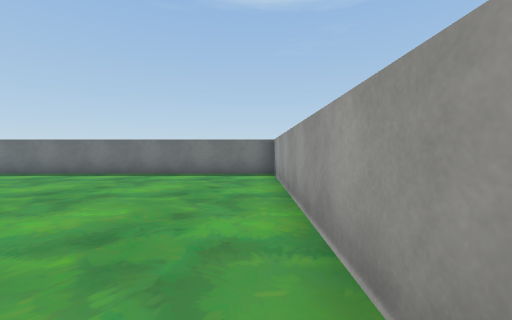
view 1 (above)

24 first-person views from a walk through a Unity game level. The camera is 1.3 m above the floor, tilts 2° down and sees 90° across. The floor is counted in squares, 2 m on a side. Each view is taken from the middle of a square. On the plan, view 1 faces up. The plan holds only what a view shows up to about 9 squares ahead; the rest is blank. The place goes on beyond the plan. The player character is not drawn. Some surface patterns are stand-ins.

view 2
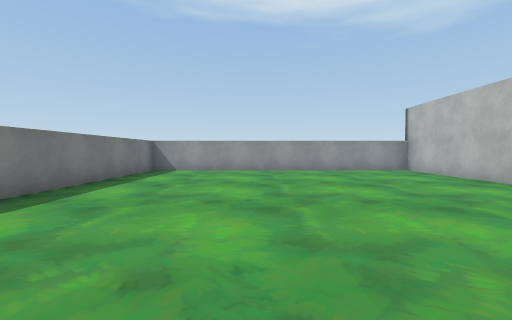

view 3
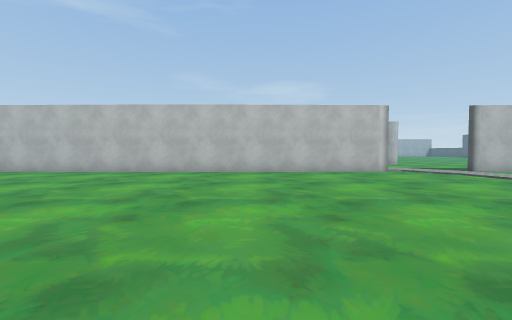

view 4
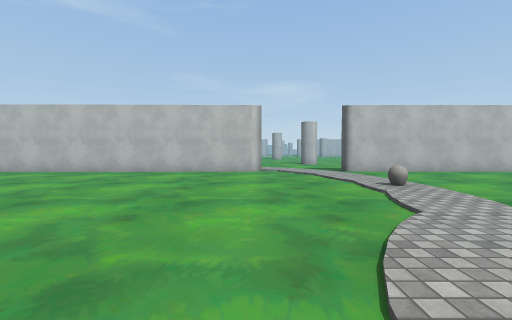

view 5
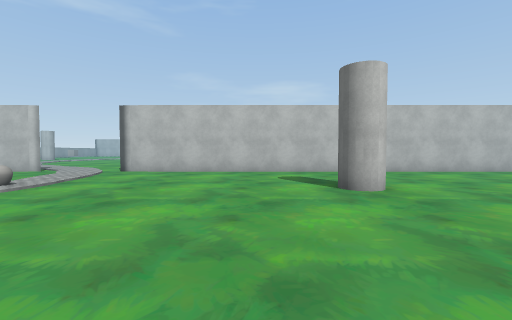

view 6
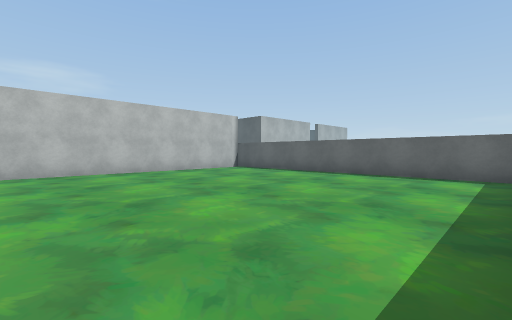

view 7
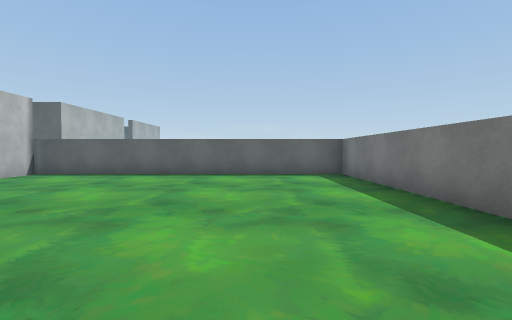

view 8
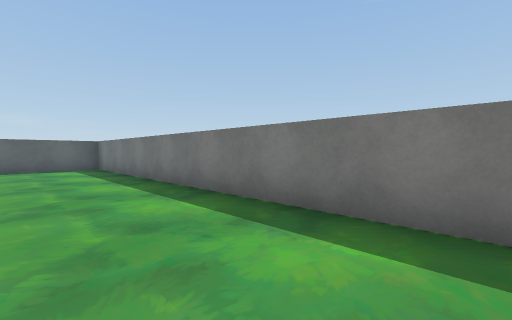

view 9
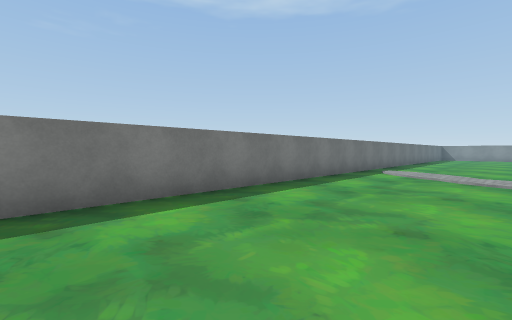

view 10
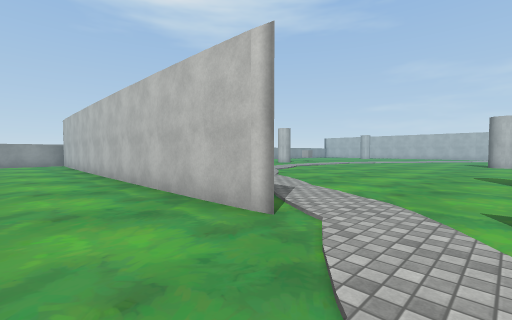

view 11
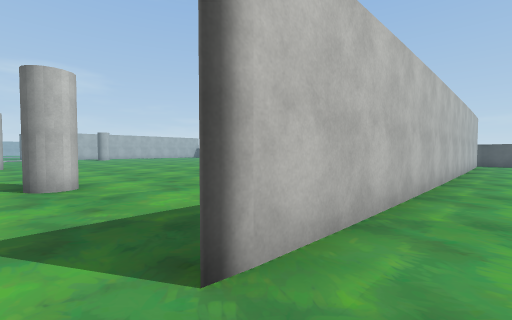

view 12
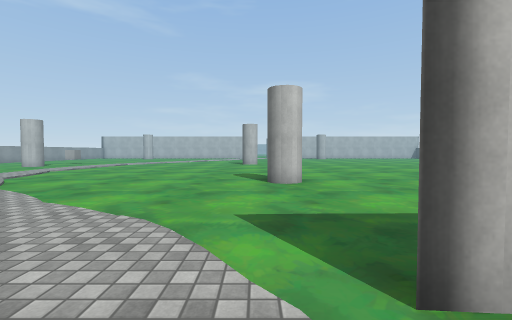

view 13
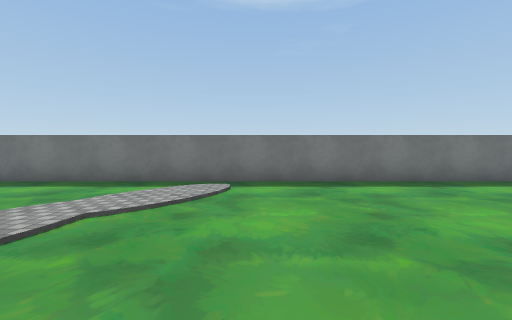

view 14
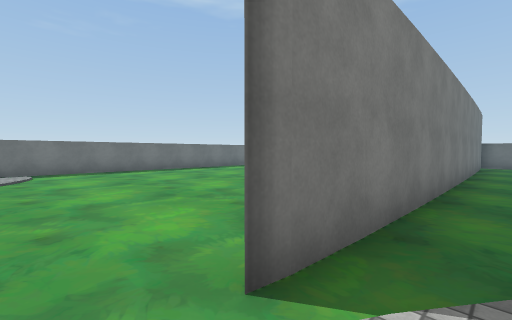

view 15
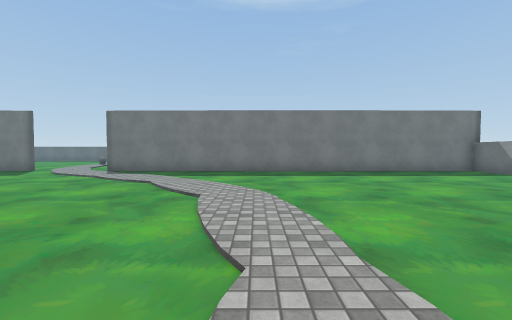

view 16
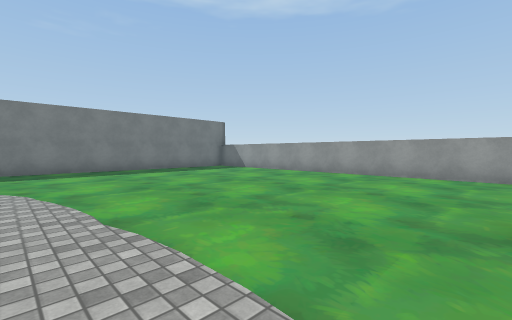

view 17
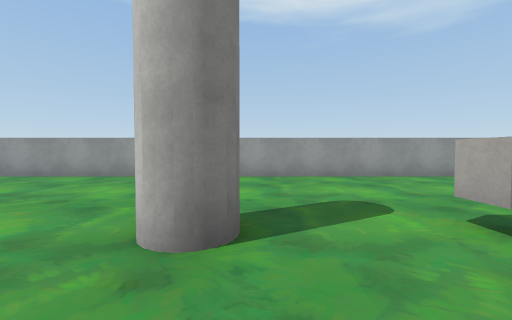

view 18
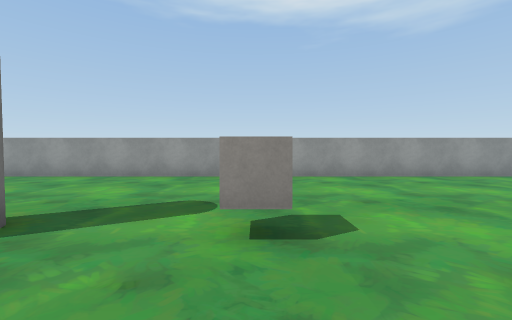

view 19
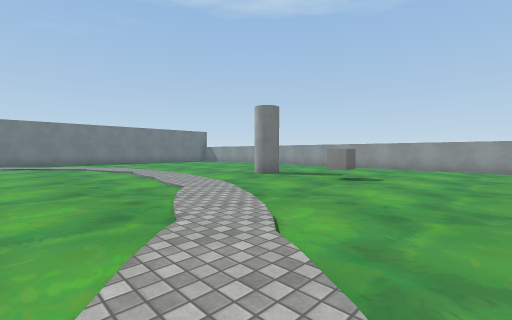

view 20
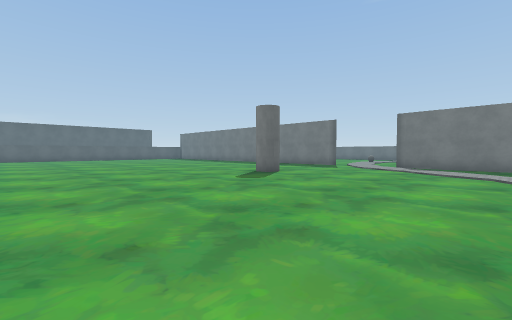

view 21
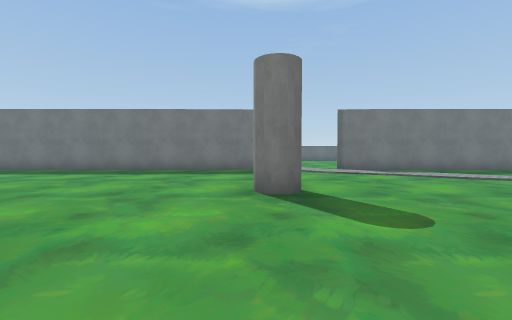

view 22
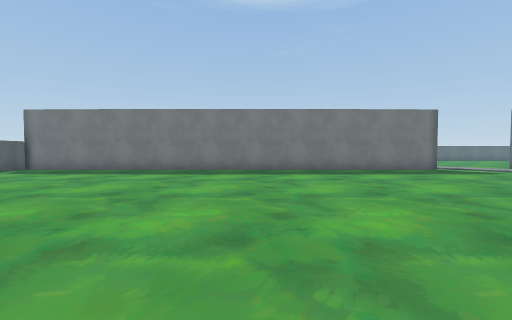

view 23
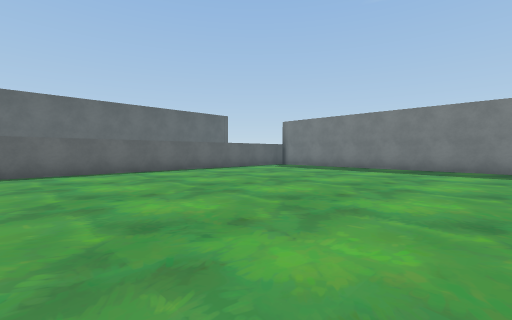

view 24
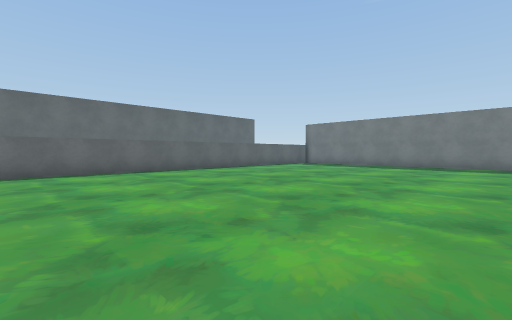

### Floor plan
Points are (right, up) in squares from view 1. A wall is a line through its corners. A room is listed if a view was taken in it or the views show most of it. See-through windows are left out.
Room 1 (views 1, 2, 3, 4, 5, 6, 7, 8, 9, 10, 11, 12, 13)
walls: (-12.2, -1.1) (-11.7, -1); (-11.9, -1) (-9.4, -1); (-9.6, -1.5) (-5.8, -1.8); (-21.9, -0.9) (-17.7, -0.9) (-14.6, -1.1); (-5.8, -1) (0.5, -1) (0.5, 7.4) (-29.2, 7.4) (-29.2, -1.9); (-26.1, -0.2) (-21.8, -0.5); (-27.2, -0.9) (-26, -0.9); (-29.1, -1.1) (-28, -1)
ways out: opening at (-13.5, -1) to room 2
Room 2 (views 14, 15, 16, 17, 18, 19, 20, 21, 22, 23, 24)
walls: (-14.6, -1.2) (-24.1, -1.2); (-14.9, -1) (-16.1, -1); (-19.5, -0.8) (-21.9, -0.8); (-7.7, -1.3) (-12.2, -1.1); (-5.6, -1.2) (-7.7, -1.2); (-24, -0.7) (-26, -0.6); (-26.1, -1.2) (-29.1, -1.2); (-29.2, -6.4) (-29.2, -13); (-0.4, -1.6) (-5.8, -1.4); (0.5, -2.5) (0.5, -1); (0.5, -1.2) (-0.5, -1.2); (0.5, -19.5) (0.5, -5.4)
ways out: opening at (-13.5, -1) to room 1
objects: cube (-4, -14)

Where each view was taken, in squares from view 1:
view 1: 0 up, 0 right, facing up
view 2: 4 up, 8 left, facing right
view 3: 7 up, 8 left, facing down
view 4: 7 up, 12 left, facing down
view 5: 7 up, 19 left, facing down
view 6: 7 up, 22 left, facing down-left
view 7: 5 up, 22 left, facing left
view 8: 5 up, 19 left, facing up-left
view 9: 4 up, 21 left, facing up-right
view 10: 1 up, 14 left, facing down-right
view 11: 0 up, 14 left, facing down-left
view 12: 0 up, 14 left, facing down
view 13: 2 up, 12 left, facing up
view 14: 2 down, 13 left, facing up-right
view 15: 10 down, 7 left, facing up
view 16: 11 down, 7 left, facing up-right
view 17: 12 down, 6 left, facing right
view 18: 14 down, 6 left, facing right
view 19: 17 down, 10 left, facing up-right
view 20: 12 down, 9 left, facing up-left
view 21: 10 down, 15 left, facing up
view 22: 10 down, 21 left, facing up
view 23: 11 down, 21 left, facing up-left
view 24: 13 down, 21 left, facing up-left
